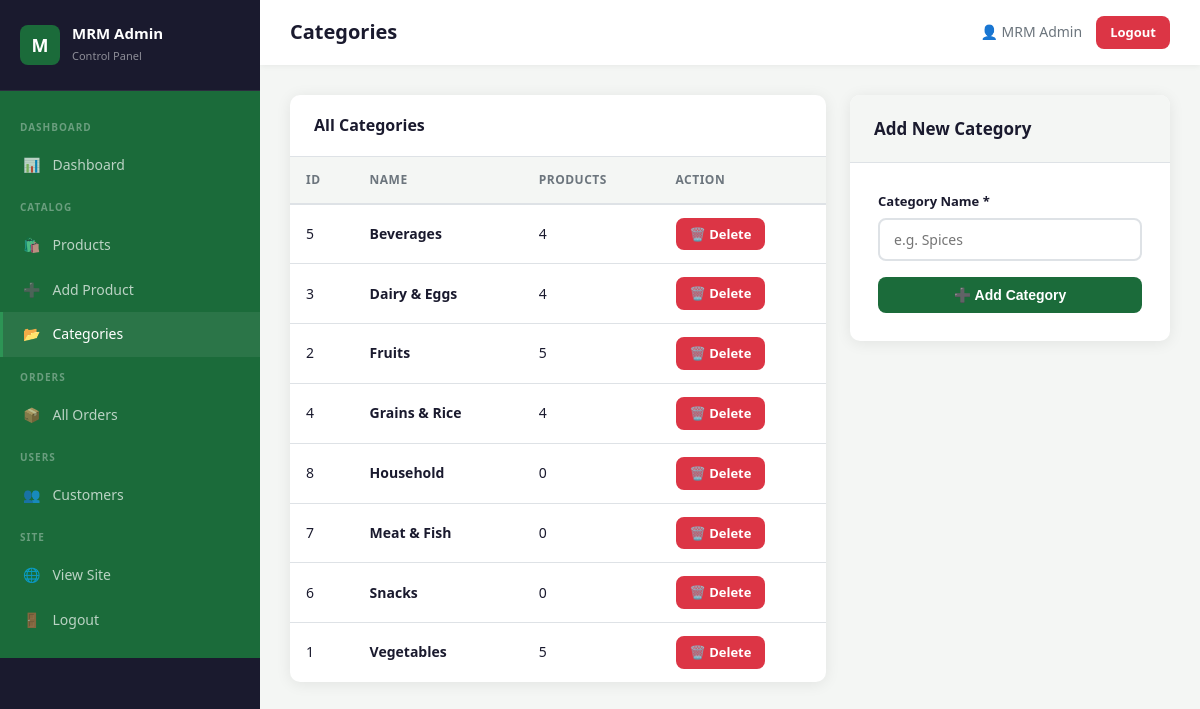
Screenshot of /admin/categories.php (signed in) with the database file from the repository.
### tables this page shows
CREATE TABLE IF NOT EXISTS categories (
    id INT AUTO_INCREMENT PRIMARY KEY,
    name VARCHAR(100) NOT NULL,
    created_at TIMESTAMP DEFAULT CURRENT_TIMESTAMP
);

### includes/auth.php (called while the page is built, shortened)
<?php
function sanitize($str) {
    return htmlspecialchars(strip_tags(trim($str)), ENT_QUOTES, 'UTF-8');
}

### admin/categories.php (the view, shortened to what this page needs)
<?php
require_once 'includes/admin_header.php';
$categories = $conn->query("SELECT c.*, COUNT(p.id) as product_count FROM categories c LEFT JOIN products p ON c.id = p.category_id GROUP BY c.id ORDER BY c.name");
?>
<div style="display:grid; grid-template-columns:1fr 320px; gap:24px; align-items:start;">
    <div class="admin-table-card">
        <div class="admin-table-header"><h3>All Categories</h3></div>
        <table class="table">
            <thead><tr><th>ID</th><th>Name</th><th>Products</th><th>Action</th></tr></thead>
            <tbody>
            <?php while ($c = $categories->fetch_assoc()): ?>
            <tr>
                <td><?= $c['id'] ?></td>
                <td><strong><?= sanitize($c['name']) ?></strong></td>
                <td><?= $c['product_count'] ?></td>
                <td>
                    <a href="categories.php?delete=<?= $c['id'] ?>" class="btn btn-danger btn-sm confirm-delete">🗑️ Delete</a>
                </td>
            </tr>
            <?php endwhile; ?>
            </tbody>
        </table>
    </div>
    <div class="admin-form-card">
        <div class="admin-form-header"><h3>Add New Category</h3></div>
        <div class="admin-form-body">
            <form method="POST" action="categories.php">
                <div class="form-group">
                    <label>Category Name *</label>
                    <input type="text" name="cat_name" class="form-control" required placeholder="e.g. Spices">
                </div>
                <button type="submit" name="add_cat" class="btn btn-primary btn-full">➕ Add Category</button>
            </form>
        </div>
    </div>
</div>
<?php require_once 'includes/admin_footer.php'; ?>

### css/style.css (style rules this page uses)
:root { --primary: #1b6b3a; --primary-dark: #145230; --primary-light: #2d9455; --secondary: #52b788; --accent: #ff6b35; --sale: #e63946; --sale-bg: #fff3cd; --yellow: #ffc107; --dark: #1a1a2e; --gray: #6c757d; --light-gray: #f4f6f4; --border: #dee2e6; --white: #ffffff; --shadow: 0 2px 15px rgba(0,0,0,0.08); --shadow-hover: 0 8px 30px rgba(0,0,0,0.15); --radius: 10px; --transition: all 0.3s ease; }
* { margin: 0; padding: 0; box-sizing: border-box; }
body { font-family: 'Segoe UI', Tahoma, Geneva, Verdana, sans-serif; background: var(--light-gray); color: var(--dark); line-height: 1.6; font-size: 15px; }
a { text-decoration: none; color: inherit; transition: var(--transition); }
.btn { display: inline-flex; align-items: center; gap: 8px; padding: 10px 22px; border-radius: 8px; border: none; cursor: pointer; font-size: 14px; font-weight: 600; transition: var(--transition); text-align: center; justify-content: center; }
.btn-primary { background: var(--primary); color: var(--white); }
.btn-danger { background: #dc3545; color: var(--white); }
.btn-sm { padding: 6px 14px; font-size: 13px; }
.btn-full { width: 100%; }
.form-group { margin-bottom: 16px; }
.form-group label { display: block; font-size: 13px; font-weight: 600; margin-bottom: 6px; color: var(--dark); }
.form-control { width: 100%; padding: 10px 14px; border: 2px solid var(--border); border-radius: 8px; font-size: 14px; outline: none; transition: var(--transition); background: white; font-family: inherit; }
.table { width: 100%; border-collapse: collapse; font-size: 14px; }
.table th { background: var(--light-gray); padding: 13px 16px; text-align: left; font-weight: 700; text-transform: uppercase; font-size: 12px; letter-spacing: 0.5px; color: var(--gray); border-bottom: 2px solid var(--border); }
.table td { padding: 13px 16px; border-bottom: 1px solid var(--border); vertical-align: middle; }
.table tr:last-child td { border-bottom: none; }
.admin-table-card { background: white; border-radius: var(--radius); box-shadow: var(--shadow); overflow: hidden; }
.admin-table-header { padding: 18px 24px; display: flex; align-items: center; justify-content: space-between; border-bottom: 1px solid var(--border); flex-wrap: wrap; gap: 12px; }
.admin-table-header h3 { font-size: 16px; font-weight: 700; }
.admin-form-card { background: white; border-radius: var(--radius); box-shadow: var(--shadow); overflow: hidden; }
.admin-form-header { padding: 20px 24px; border-bottom: 1px solid var(--border); background: var(--light-gray); }
.admin-form-header h3 { font-size: 17px; font-weight: 700; }
.admin-form-body { padding: 28px; }

### rows the page displays
categories: id "5", name "Beverages", product_count "4"
categories: id "3", name "Dairy & Eggs", product_count "4"
categories: id "2", name "Fruits", product_count "5"
categories: id "4", name "Grains & Rice", product_count "4"
categories: id "8", name "Household", product_count "0"
categories: id "7", name "Meat & Fish", product_count "0"
categories: id "6", name "Snacks", product_count "0"
categories: id "1", name "Vegetables", product_count "5"

### other values shown
$adminTitle "Categories"
$_SESSION['user_name'] "MRM Admin"
